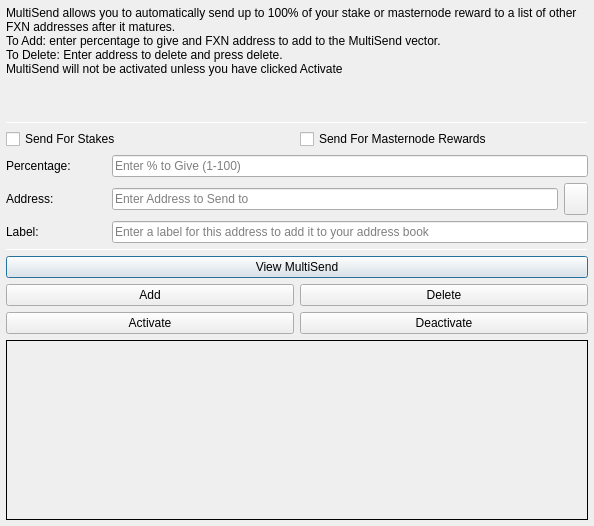
<?xml version="1.0" encoding="UTF-8"?>
<ui version="4.0">
 <class>MultiSendDialog</class>
 <widget class="QDialog" name="MultiSendDialog">
  <property name="windowModality">
   <enum>Qt::NonModal</enum>
  </property>
  <property name="geometry">
   <rect>
    <x>0</x>
    <y>0</y>
    <width>594</width>
    <height>526</height>
   </rect>
  </property>
  <property name="windowTitle">
   <string>MultiSend</string>
  </property>
  <layout class="QVBoxLayout" name="verticalLayout" stretch="0">
   <property name="leftMargin">
    <number>6</number>
   </property>
   <property name="topMargin">
    <number>6</number>
   </property>
   <property name="rightMargin">
    <number>6</number>
   </property>
   <property name="bottomMargin">
    <number>6</number>
   </property>
   <item>
    <layout class="QVBoxLayout" name="verticalLayout_Main" stretch="1,1,1,0,1,1,1">
     <item>
      <widget class="QLabel" name="label_2">
       <property name="lineWidth">
        <number>1</number>
       </property>
       <property name="text">
        <string>MultiSend allows you to automatically send up to 100% of your stake or masternode reward to a list of other FXN addresses after it matures.
To Add: enter percentage to give and FXN address to add to the MultiSend vector.
To Delete: Enter address to delete and press delete.
MultiSend will not be activated unless you have clicked Activate</string>
       </property>
       <property name="alignment">
        <set>Qt::AlignLeading|Qt::AlignLeft|Qt::AlignTop</set>
       </property>
       <property name="wordWrap">
        <bool>true</bool>
       </property>
      </widget>
     </item>
     <item>
      <widget class="Line" name="line">
       <property name="minimumSize">
        <size>
         <width>0</width>
         <height>1</height>
        </size>
       </property>
       <property name="maximumSize">
        <size>
         <width>16777215</width>
         <height>1</height>
        </size>
       </property>
       <property name="orientation">
        <enum>Qt::Horizontal</enum>
       </property>
      </widget>
     </item>
     <item>
      <layout class="QVBoxLayout" name="verticalLayout_Settings">
       <item>
        <layout class="QHBoxLayout" name="horizontalLayout">
         <item>
          <widget class="QCheckBox" name="multiSendStakeCheckBox">
           <property name="text">
            <string>Send For Stakes</string>
           </property>
          </widget>
         </item>
         <item>
          <widget class="QCheckBox" name="multiSendMasternodeCheckBox">
           <property name="text">
            <string>Send For Masternode Rewards</string>
           </property>
          </widget>
         </item>
        </layout>
       </item>
       <item>
        <layout class="QHBoxLayout" name="horizontalLayout_6">
         <item>
          <widget class="QLabel" name="label">
           <property name="minimumSize">
            <size>
             <width>100</width>
             <height>0</height>
            </size>
           </property>
           <property name="toolTip">
            <string>Percentage of stake to send</string>
           </property>
           <property name="text">
            <string>Percentage:</string>
           </property>
          </widget>
         </item>
         <item>
          <widget class="QLineEdit" name="multiSendPercentEdit">
           <property name="toolTip">
            <string>Enter whole numbers 1 - 100</string>
           </property>
           <property name="placeholderText">
            <string>Enter % to Give (1-100)</string>
           </property>
          </widget>
         </item>
        </layout>
       </item>
       <item>
        <layout class="QHBoxLayout" name="horizontalLayout_7">
         <item>
          <widget class="QLabel" name="label_5">
           <property name="minimumSize">
            <size>
             <width>100</width>
             <height>0</height>
            </size>
           </property>
           <property name="toolTip">
            <string>Address to send portion of stake to</string>
           </property>
           <property name="text">
            <string>Address:</string>
           </property>
          </widget>
         </item>
         <item>
          <widget class="QLineEdit" name="multiSendAddressEdit">
           <property name="toolTip">
            <string/>
           </property>
           <property name="placeholderText">
            <string>Enter Address to Send to</string>
           </property>
          </widget>
         </item>
         <item>
          <widget class="QToolButton" name="addressBookButton">
           <property name="maximumSize">
            <size>
             <width>16777215</width>
             <height>32</height>
            </size>
           </property>
           <property name="toolTip">
            <string>Choose an address from the address book</string>
           </property>
           <property name="text">
            <string/>
           </property>
           <property name="icon">
            <iconset resource="../fxn.qrc">
             <normaloff>:/icons/address-book</normaloff>:/icons/address-book</iconset>
           </property>
           <property name="shortcut">
            <string>Alt+A</string>
           </property>
          </widget>
         </item>
        </layout>
       </item>
      </layout>
     </item>
     <item>
      <layout class="QHBoxLayout" name="horizontalLayout_3">
       <item>
        <widget class="QLabel" name="label_3">
         <property name="minimumSize">
          <size>
           <width>100</width>
           <height>0</height>
          </size>
         </property>
         <property name="text">
          <string>Label:</string>
         </property>
        </widget>
       </item>
       <item>
        <widget class="QLineEdit" name="labelAddressLabelEdit">
         <property name="placeholderText">
          <string>Enter a label for this address to add it to your address book</string>
         </property>
        </widget>
       </item>
      </layout>
     </item>
     <item>
      <widget class="Line" name="line_2">
       <property name="minimumSize">
        <size>
         <width>0</width>
         <height>1</height>
        </size>
       </property>
       <property name="maximumSize">
        <size>
         <width>16777215</width>
         <height>1</height>
        </size>
       </property>
       <property name="orientation">
        <enum>Qt::Horizontal</enum>
       </property>
      </widget>
     </item>
     <item>
      <layout class="QVBoxLayout" name="verticalLayout_Buttons">
       <item>
        <layout class="QHBoxLayout" name="horizontalLayout_4">
         <item>
          <widget class="QPushButton" name="viewButton">
           <property name="toolTip">
            <string/>
           </property>
           <property name="statusTip">
            <string>View MultiSend Vector</string>
           </property>
           <property name="text">
            <string>View MultiSend</string>
           </property>
          </widget>
         </item>
        </layout>
       </item>
       <item>
        <layout class="QHBoxLayout" name="horizontalLayout_2">
         <item>
          <widget class="QPushButton" name="addButton">
           <property name="toolTip">
            <string/>
           </property>
           <property name="statusTip">
            <string>Add to MultiSend Vector</string>
           </property>
           <property name="text">
            <string>Add</string>
           </property>
          </widget>
         </item>
         <item>
          <widget class="QPushButton" name="deleteButton">
           <property name="toolTip">
            <string/>
           </property>
           <property name="statusTip">
            <string>Delete Address From MultiSend Vector</string>
           </property>
           <property name="text">
            <string>Delete</string>
           </property>
          </widget>
         </item>
        </layout>
       </item>
       <item>
        <layout class="QHBoxLayout" name="horizontalLayout_5">
         <item>
          <widget class="QPushButton" name="activateButton">
           <property name="statusTip">
            <string>Activate MultiSend</string>
           </property>
           <property name="text">
            <string>Activate</string>
           </property>
          </widget>
         </item>
         <item>
          <widget class="QPushButton" name="disableButton">
           <property name="statusTip">
            <string>Deactivate MultiSend</string>
           </property>
           <property name="text">
            <string>Deactivate</string>
           </property>
          </widget>
         </item>
        </layout>
       </item>
      </layout>
     </item>
     <item>
      <widget class="QLabel" name="message">
       <property name="minimumSize">
        <size>
         <width>0</width>
         <height>180</height>
        </size>
       </property>
       <property name="frameShape">
        <enum>QFrame::Panel</enum>
       </property>
       <property name="frameShadow">
        <enum>QFrame::Plain</enum>
       </property>
       <property name="lineWidth">
        <number>1</number>
       </property>
       <property name="midLineWidth">
        <number>1</number>
       </property>
       <property name="text">
        <string/>
       </property>
       <property name="alignment">
        <set>Qt::AlignLeading|Qt::AlignLeft|Qt::AlignTop</set>
       </property>
       <property name="wordWrap">
        <bool>true</bool>
       </property>
      </widget>
     </item>
    </layout>
   </item>
  </layout>
 </widget>
 <resources>
  <include location="../fxn.qrc"/>
 </resources>
 <connections/>
</ui>
